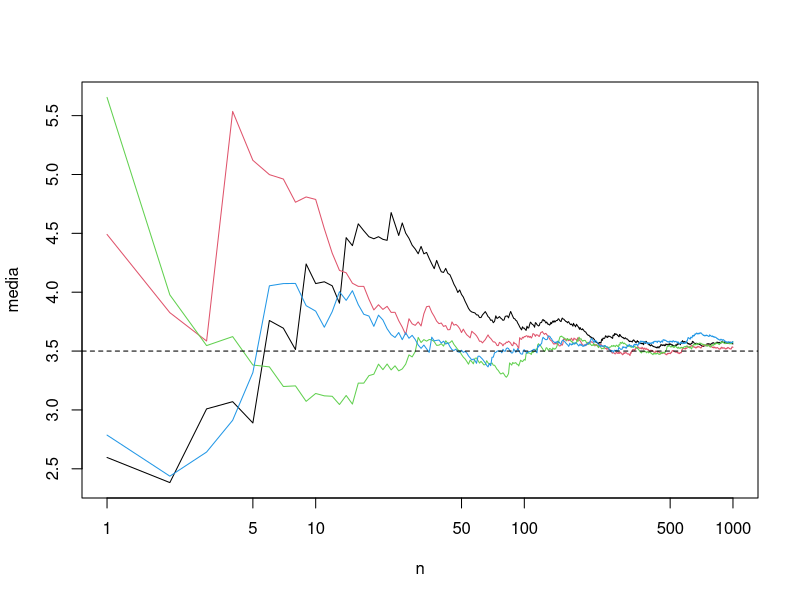

This chart was generated by the following R code:
# Programa 2: la ley de los grandes números, en marcha
# Del artículo «Desigualdades y teoremas límite en R — práctica con 100.000 canciones, medias acumuladas, replicate y qqnorm (y el histograma que era una sola barra)»
# https://sergiolearns.com/desigualdades-y-teoremas-limite-practica/

set.seed(2026)
# 1. Cuatro playlists de 1000 canciones: la media acumulada de cada una
caminos <- replicate(4, { y <- 2 + rexp(1000, 2/3); cumsum(y) / (1:1000) })
round(caminos[c(10, 100, 1000), ], 3)            # medias tras 10, 100 y 1000 canciones
matplot(caminos, type = "l", lty = 1, log = "x", xlab = "n", ylab = "media")
abline(h = 3.5, lty = 2)
# 2. Probabilidad de que la media se aleje 0.25 o más, frente a la cota
set.seed(2026)
fuera <- function(n, m = 1000) mean(replicate(m, abs(mean(2 + rexp(n, 2/3)) - 3.5) >= 0.25))
n <- c(25, 50, 100, 200, 400)
round(data.frame(n, simulada = sapply(n, fuera),
                 cota = pmin(1, 2.25 / (n * 0.25^2))), 3)
